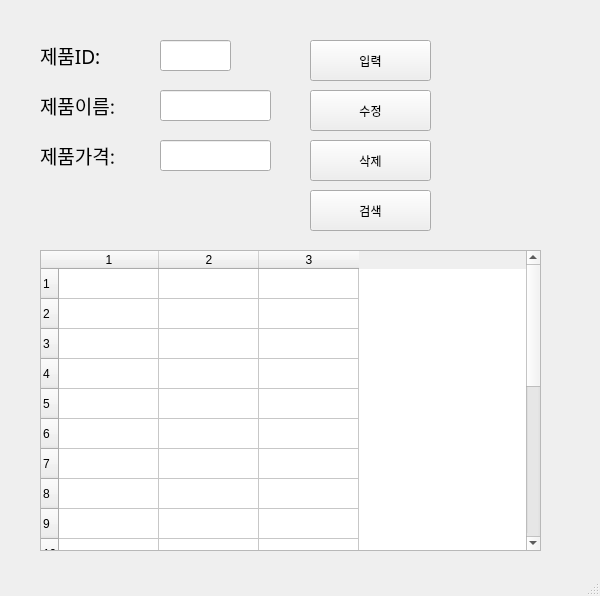
<?xml version="1.0" encoding="UTF-8"?>
<ui version="4.0">
 <class>MainWindow</class>
 <widget class="QMainWindow" name="MainWindow">
  <property name="geometry">
   <rect>
    <x>0</x>
    <y>0</y>
    <width>600</width>
    <height>596</height>
   </rect>
  </property>
  <property name="windowTitle">
   <string>MainWindow</string>
  </property>
  <widget class="QWidget" name="centralwidget">
   <widget class="QLabel" name="label">
    <property name="geometry">
     <rect>
      <x>40</x>
      <y>40</y>
      <width>91</width>
      <height>31</height>
     </rect>
    </property>
    <property name="font">
     <font>
      <family>맑은 고딕</family>
      <pointsize>14</pointsize>
     </font>
    </property>
    <property name="text">
     <string>제품ID:</string>
    </property>
   </widget>
   <widget class="QLabel" name="label_2">
    <property name="geometry">
     <rect>
      <x>40</x>
      <y>90</y>
      <width>101</width>
      <height>31</height>
     </rect>
    </property>
    <property name="font">
     <font>
      <family>맑은 고딕</family>
      <pointsize>14</pointsize>
     </font>
    </property>
    <property name="text">
     <string>제품이름:</string>
    </property>
   </widget>
   <widget class="QLabel" name="label_3">
    <property name="geometry">
     <rect>
      <x>40</x>
      <y>140</y>
      <width>101</width>
      <height>31</height>
     </rect>
    </property>
    <property name="font">
     <font>
      <family>맑은 고딕</family>
      <pointsize>14</pointsize>
     </font>
    </property>
    <property name="text">
     <string>제품가격:</string>
    </property>
   </widget>
   <widget class="QLineEdit" name="prodID">
    <property name="geometry">
     <rect>
      <x>160</x>
      <y>40</y>
      <width>71</width>
      <height>31</height>
     </rect>
    </property>
   </widget>
   <widget class="QLineEdit" name="prodName">
    <property name="geometry">
     <rect>
      <x>160</x>
      <y>90</y>
      <width>111</width>
      <height>31</height>
     </rect>
    </property>
   </widget>
   <widget class="QLineEdit" name="prodPrice">
    <property name="geometry">
     <rect>
      <x>160</x>
      <y>140</y>
      <width>111</width>
      <height>31</height>
     </rect>
    </property>
   </widget>
   <widget class="QPushButton" name="pushButton">
    <property name="geometry">
     <rect>
      <x>310</x>
      <y>40</y>
      <width>121</width>
      <height>41</height>
     </rect>
    </property>
    <property name="text">
     <string>입력</string>
    </property>
   </widget>
   <widget class="QPushButton" name="pushButton_2">
    <property name="geometry">
     <rect>
      <x>310</x>
      <y>90</y>
      <width>121</width>
      <height>41</height>
     </rect>
    </property>
    <property name="text">
     <string>수정</string>
    </property>
   </widget>
   <widget class="QPushButton" name="pushButton_3">
    <property name="geometry">
     <rect>
      <x>310</x>
      <y>140</y>
      <width>121</width>
      <height>41</height>
     </rect>
    </property>
    <property name="text">
     <string>삭제</string>
    </property>
   </widget>
   <widget class="QPushButton" name="pushButton_4">
    <property name="geometry">
     <rect>
      <x>310</x>
      <y>190</y>
      <width>121</width>
      <height>41</height>
     </rect>
    </property>
    <property name="text">
     <string>검색</string>
    </property>
   </widget>
   <widget class="QTableWidget" name="tableWidget">
    <property name="geometry">
     <rect>
      <x>40</x>
      <y>250</y>
      <width>501</width>
      <height>301</height>
     </rect>
    </property>
    <property name="rowCount">
     <number>20</number>
    </property>
    <property name="columnCount">
     <number>3</number>
    </property>
    <row/>
    <row/>
    <row/>
    <row/>
    <row/>
    <row/>
    <row/>
    <row/>
    <row/>
    <row/>
    <row/>
    <row/>
    <row/>
    <row/>
    <row/>
    <row/>
    <row/>
    <row/>
    <row/>
    <row/>
    <column/>
    <column/>
    <column/>
   </widget>
  </widget>
  <widget class="QMenuBar" name="menubar">
   <property name="geometry">
    <rect>
     <x>0</x>
     <y>0</y>
     <width>600</width>
     <height>26</height>
    </rect>
   </property>
  </widget>
  <widget class="QStatusBar" name="statusbar"/>
 </widget>
 <resources/>
 <connections>
  <connection>
   <sender>pushButton</sender>
   <signal>clicked()</signal>
   <receiver>MainWindow</receiver>
   <slot>addProduct()</slot>
   <hints>
    <hint type="sourcelabel">
     <x>394</x>
     <y>72</y>
    </hint>
    <hint type="destinationlabel">
     <x>470</x>
     <y>95</y>
    </hint>
   </hints>
  </connection>
  <connection>
   <sender>pushButton_2</sender>
   <signal>clicked()</signal>
   <receiver>MainWindow</receiver>
   <slot>updateProduct()</slot>
   <hints>
    <hint type="sourcelabel">
     <x>418</x>
     <y>129</y>
    </hint>
    <hint type="destinationlabel">
     <x>470</x>
     <y>136</y>
    </hint>
   </hints>
  </connection>
  <connection>
   <sender>pushButton_3</sender>
   <signal>clicked()</signal>
   <receiver>MainWindow</receiver>
   <slot>removeProduct()</slot>
   <hints>
    <hint type="sourcelabel">
     <x>409</x>
     <y>175</y>
    </hint>
    <hint type="destinationlabel">
     <x>469</x>
     <y>183</y>
    </hint>
   </hints>
  </connection>
  <connection>
   <sender>pushButton_4</sender>
   <signal>clicked()</signal>
   <receiver>MainWindow</receiver>
   <slot>getProduct()</slot>
   <hints>
    <hint type="sourcelabel">
     <x>406</x>
     <y>219</y>
    </hint>
    <hint type="destinationlabel">
     <x>471</x>
     <y>229</y>
    </hint>
   </hints>
  </connection>
 </connections>
 <slots>
  <slot>addProduct()</slot>
  <slot>updateProduct()</slot>
  <slot>removeProduct()</slot>
  <slot>getProduct()</slot>
 </slots>
</ui>
